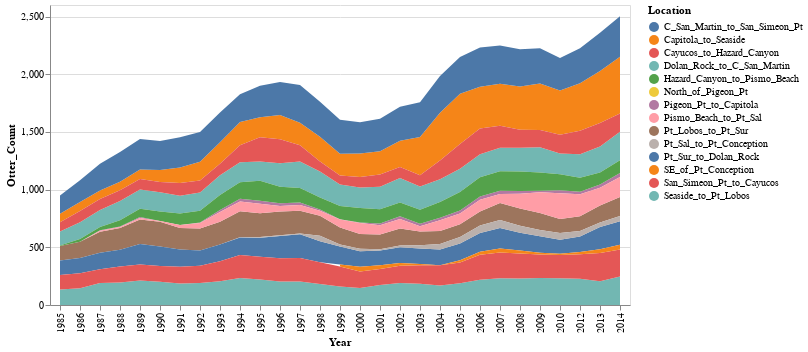

The code cell stored with this chart in its notebook:
### Code cell
alt.Chart(melted_df).mark_area().encode(
        x='Year:N',
        y='Otter_Count',
        color='Location',
        tooltip='Location'
)

### Figure 1 — Vega-Lite specification as saved in the notebook (floating-point values rounded to 4 significant figures; data arrays with more than 128 entries replaced by an {"elided": "..."} marker saying what was removed)
{"config": {"view": {"continuousWidth": 400, "continuousHeight": 300}}, "data": {"name": "data-b13dc1045fcdb90d2776465e4fc47988"}, "mark": "area", "encoding": {"color": {"type": "nominal", "field": "Location"}, "tooltip": {"type": "nominal", "field": "Location"}, "x": {"type": "nominal", "field": "Year"}, "y": {"type": "quantitative", "field": "Otter_Count"}}, "$schema": "https://vega.github.io/schema/vega-lite/v4.8.1.json", "datasets": {"data-b13dc1045fcdb90d2776465e4fc47988": {"elided": "406 records"}}}
